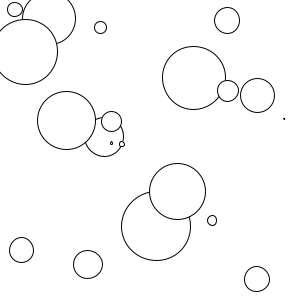
Frame 1 (no input)
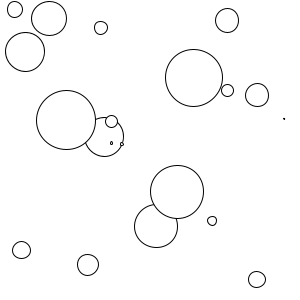
Frame 60 (the mouse pressed at the canvas centre just before this capture)
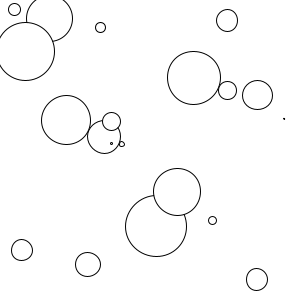
Frame 120 (the mouse held since frame 60 and released just before this capture)

The Processing sketch that drew these frames (run headless with seeded random() and noise(); from frame 60 on, the mouse is pressed at the canvas centre):

// Processing sketch: Oscillation_exercise
// ── Oscillation_exercise.pde
Breather [] b = new Breather[20];
void setup()
{
  size(300,300);
  for(int i = 0;i < b.length ; i++){
    b[i] = new Breather();
  }
}

void draw()
{
  background(255);
  for(int i = 0;i < b.length ; i++)
  {
    b[i].breath();
    b[i].display();
  }
}
// ── Breather.pde
class Breather{
  float x =0;
  float y = 0 ;
  float t = 0;
  float c = 0;
  float size;
  
  Breather()
  {
    x = random(width);
    y = random(height);
    t = random(0,30);
    c = random(0.9);
  }
  
  void breath()
  {
    size = (sin(c)+2)*t;
    c+= 0.05;
  }
  
  void display()
  {
    ellipseMode(CENTER);
    ellipse(x,y,size,size);
  }
}
